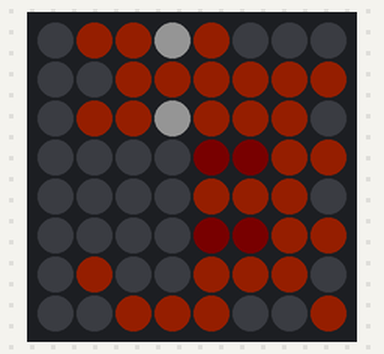
The sketch below on a simulated Arduino Uno, built with avr-gcc and run on an emulated ATmega328P. Parts: 8×8 RGB LED matrix (first LED top left, wired row by row). Dim RGB values are drawn brighter than linear.

Above: at 0.42 s.
At 4.1 s:
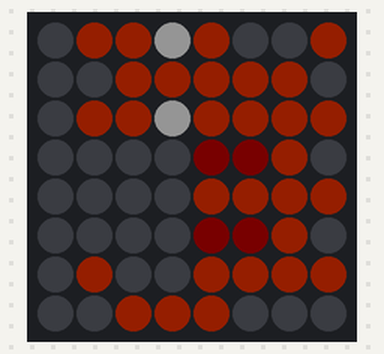
At 6.9 s:
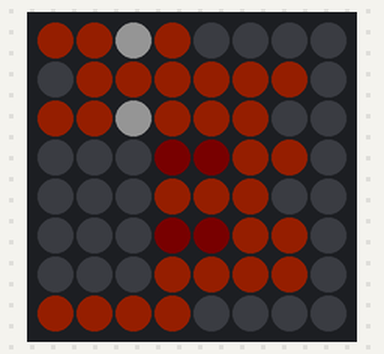
At 7.57 s:
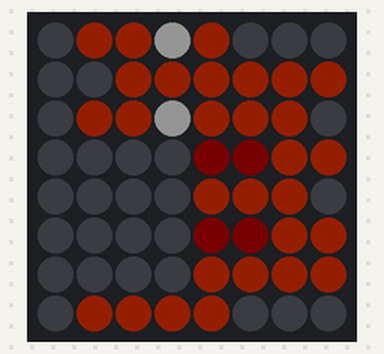
At 13.19 s:
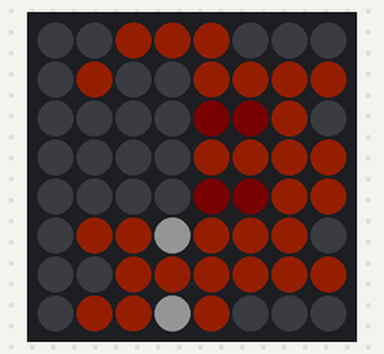
At 18.61 s:
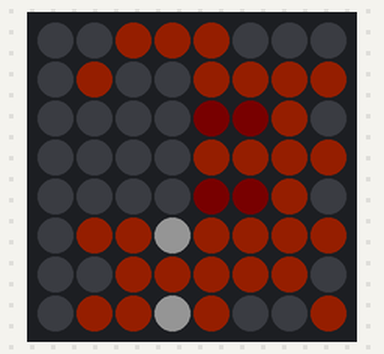

The sketch:

dummy.ino
```cpp
#include <Adafruit_NeoPixel.h>
#include <Adafruit_GFX.h>
#include <Adafruit_NeoMatrix.h>
#include "RGB.h"

#define PIN 1

Adafruit_NeoMatrix matrix = Adafruit_NeoMatrix(8, 8, PIN,
  NEO_MATRIX_TOP     + NEO_MATRIX_LEFT +
  NEO_MATRIX_ROWS + NEO_MATRIX_PROGRESSIVE,
  NEO_GRB            + NEO_KHZ800);


void setup() {
  matrix.begin();
  matrix.setBrightness(20);
  matrix.setTextColor( matrix.Color(white.r, white.g, white.b) );
  matrix.setTextWrap(false);

}

void loop() {
  back(5);
  delay(2000);
  jump();
  walk(15);
}

// Fill the dots one after the other with a color
void colorWipe(RGB color, uint8_t wait) {
  for(uint16_t row=0; row < 8; row++) {
    for(uint16_t column=0; column < 8; column++) {
      matrix.drawPixel(column, row, matrix.Color(color.r, color.g, color.b));
      matrix.show();
      delay(wait);
    }
  }
}

void drawFast(byte pic[8][8][3]) {
  for(int row = 0; row < 8; row++) {
    for(int column = 0; column < 8; column++) {
      matrix.drawPixel(column, row, matrix.Color(pic[column][row][0], pic[column][row][1], pic[column][row][2]));
      matrix.show();
    }
  }
}

void walk(int dist) {
  byte walk1[8][8][3] = {
   {{0, 0, 0}, {0, 0, 0}, {0, 0, 0}, {0, 0, 0}, {0, 0, 0}, {0, 0, 0}, {0, 0, 0}, {0, 0, 0}},
   {{0, 0, 0}, {253, 139, 10}, {0, 0, 0}, {0, 0, 0}, {0, 0, 0}, {253, 139, 10}, {0, 0, 0}, {253, 139, 10}},
   {{253, 139, 10}, {0, 0, 0}, {0, 0, 0}, {0, 0, 0}, {0, 0, 0}, {253, 139, 10}, {253, 139, 10}, {253, 139, 10}},
   {{253, 139, 10}, {0, 0, 0}, {0, 0, 0}, {0, 0, 0}, {0, 0, 0}, {255, 255, 255}, {253, 139, 10}, {255, 255, 255}},
   {{253, 139, 10}, {253, 139, 10}, {107, 57, 0}, {253, 139, 10}, {107, 57, 0}, {253, 139, 10}, {253, 139, 10}, {253, 139, 10}},
   {{0, 0, 0}, {253, 139, 10}, {107, 57, 0}, {253, 139, 10}, {107, 57, 0}, {253, 139, 10}, {253, 139, 10}, {0, 0, 0}},
   {{0, 0, 0}, {253, 139, 10}, {253, 139, 10}, {253, 139, 10}, {253, 139, 10}, {253, 139, 10}, {253, 139, 10}, {0, 0, 0}},
   {{253, 139, 10}, {0, 0, 0}, {253, 139, 10}, {0, 0, 0}, {253, 139, 10}, {0, 0, 0}, {253, 139, 10}, {0, 0, 0}}
  };
  byte walk2[8][8][3] = {
   {{0, 0, 0}, {0, 0, 0}, {0, 0, 0}, {0, 0, 0}, {0, 0, 0}, {0, 0, 0}, {0, 0, 0}, {0, 0, 0}},
   {{0, 0, 0}, {253, 139, 10}, {0, 0, 0}, {0, 0, 0}, {0, 0, 0}, {253, 139, 10}, {0, 0, 0}, {253, 139, 10}},
   {{253, 139, 10}, {0, 0, 0}, {0, 0, 0}, {0, 0, 0}, {0, 0, 0}, {253, 139, 10}, {253, 139, 10}, {253, 139, 10}},
   {{253, 139, 10}, {0, 0, 0}, {0, 0, 0}, {0, 0, 0}, {0, 0, 0}, {255, 255, 255}, {253, 139, 10}, {255, 255, 255}},
   {{253, 139, 10}, {253, 139, 10}, {107, 57, 0}, {253, 139, 10}, {107, 57, 0}, {253, 139, 10}, {253, 139, 10}, {253, 139, 10}},
   {{0, 0, 0}, {253, 139, 10}, {107, 57, 0}, {253, 139, 10}, {107, 57, 0}, {253, 139, 10}, {253, 139, 10}, {0, 0, 0}},
   {{0, 0, 0}, {253, 139, 10}, {253, 139, 10}, {253, 139, 10}, {253, 139, 10}, {253, 139, 10}, {253, 139, 10}, {0, 0, 0}},
   {{14, 10, 6}, {253, 139, 10}, {14, 10, 6}, {253, 139, 10}, {14, 10, 6}, {253, 139, 10}, {14, 10, 6}, {253, 139, 10}}
  };
  for (int it = 0; it < dist; it++) {
    drawFast(walk1);
    delay(50);
    drawFast(walk2);
    delay(50);
  }
}

void jump() {
  byte jump1[8][8][3] = {
   {{14, 10, 6}, {14, 10, 6}, {14, 10, 6}, {14, 10, 6}, {14, 10, 6}, {14, 10, 6}, {14, 10, 6}, {14, 10, 6}},
   {{253, 139, 10}, {0, 0, 0}, {253, 139, 10}, {0, 0, 0}, {0, 0, 0}, {0, 0, 0}, {14, 10, 6}, {253, 139, 10}},
   {{253, 139, 10}, {253, 139, 10}, {253, 139, 10}, {0, 0, 0}, {0, 0, 0}, {0, 0, 0}, {0, 0, 0}, {253, 139, 10}},
   {{255, 255, 255}, {253, 139, 10}, {255, 255, 255}, {0, 0, 0}, {0, 0, 0}, {0, 0, 0}, {0, 0, 0}, {253, 139, 10}},
   {{253, 139, 10}, {253, 139, 10}, {253, 139, 10}, {107, 57, 0}, {253, 139, 10}, {107, 57, 0}, {253, 139, 10}, {253, 139, 10}},
   {{0, 0, 0}, {253, 139, 10}, {253, 139, 10}, {107, 57, 0}, {253, 139, 10}, {107, 57, 0}, {253, 139, 10}, {0, 0, 0}},
   {{0, 0, 0}, {253, 139, 10}, {253, 139, 10}, {253, 139, 10}, {253, 139, 10}, {253, 139, 10}, {253, 139, 10}, {0, 0, 0}},
   {{14, 10, 6}, {253, 139, 10}, {14, 10, 6}, {253, 139, 10}, {14, 10, 6}, {253, 139, 10}, {253, 139, 10}, {14, 10, 6}}
  };
  byte jump2[8][8][3] = {
   {{253, 139, 10}, {0, 0, 0}, {253, 139, 10}, {0, 0, 0}, {0, 0, 0}, {0, 0, 0}, {14, 10, 6}, {253, 139, 10}},
   {{253, 139, 10}, {253, 139, 10}, {253, 139, 10}, {0, 0, 0}, {0, 0, 0}, {0, 0, 0}, {0, 0, 0}, {253, 139, 10}},
   {{255, 255, 255}, {253, 139, 10}, {255, 255, 255}, {0, 0, 0}, {0, 0, 0}, {0, 0, 0}, {0, 0, 0}, {253, 139, 10}},
   {{253, 139, 10}, {253, 139, 10}, {253, 139, 10}, {107, 57, 0}, {253, 139, 10}, {107, 57, 0}, {253, 139, 10}, {253, 139, 10}},
   {{0, 0, 0}, {253, 139, 10}, {253, 139, 10}, {107, 57, 0}, {253, 139, 10}, {107, 57, 0}, {253, 139, 10}, {0, 0, 0}},
   {{0, 0, 0}, {253, 139, 10}, {253, 139, 10}, {253, 139, 10}, {253, 139, 10}, {253, 139, 10}, {253, 139, 10}, {0, 0, 0}},
   {{14, 10, 6}, {253, 139, 10}, {14, 10, 6}, {253, 139, 10}, {14, 10, 6}, {253, 139, 10}, {253, 139, 10}, {14, 10, 6}},
   {{14, 10, 6}, {14, 10, 6}, {14, 10, 6}, {14, 10, 6}, {14, 10, 6}, {14, 10, 6}, {14, 10, 6}, {14, 10, 6}}
  };
   drawFast(jump1);
   delay(50);
   drawFast(jump2);
   delay(200);
   drawFast(jump1);
   delay(50);
}

void back(int dist) {
  byte back1[8][8][3] = {
   {{0, 0, 0}, {0, 0, 0}, {0, 0, 0}, {0, 0, 0}, {0, 0, 0}, {0, 0, 0}, {0, 0, 0}, {0, 0, 0}},
   {{253, 139, 10}, {0, 0, 0}, {253, 139, 10}, {0, 0, 0}, {0, 0, 0}, {0, 0, 0}, {253, 139, 10}, {0, 0, 0}},
   {{253, 139, 10}, {253, 139, 10}, {253, 139, 10}, {0, 0, 0}, {0, 0, 0}, {0, 0, 0}, {0, 0, 0}, {253, 139, 10}},
   {{255, 255, 255}, {253, 139, 10}, {255, 255, 255}, {0, 0, 0}, {0, 0, 0}, {0, 0, 0}, {0, 0, 0}, {253, 139, 10}},
   {{253, 139, 10}, {253, 139, 10}, {253, 139, 10}, {107, 57, 0}, {253, 139, 10}, {107, 57, 0}, {253, 139, 10}, {253, 139, 10}},
   {{0, 0, 0}, {253, 139, 10}, {253, 139, 10}, {107, 57, 0}, {253, 139, 10}, {107, 57, 0}, {253, 139, 10}, {0, 0, 0}},
   {{0, 0, 0}, {253, 139, 10}, {253, 139, 10}, {253, 139, 10}, {253, 139, 10}, {253, 139, 10}, {253, 139, 10}, {0, 0, 0}},
   {{14, 10, 6}, {253, 139, 10}, {14, 10, 6}, {253, 139, 10}, {14, 10, 6}, {253, 139, 10}, {14, 10, 6}, {253, 139, 10}}
  };
  byte back2[8][8][3] = {
   {{0, 0, 0}, {0, 0, 0}, {0, 0, 0}, {0, 0, 0}, {0, 0, 0}, {0, 0, 0}, {0, 0, 0}, {0, 0, 0}},
   {{253, 139, 10}, {0, 0, 0}, {253, 139, 10}, {0, 0, 0}, {0, 0, 0}, {0, 0, 0}, {253, 139, 10}, {0, 0, 0}},
   {{253, 139, 10}, {253, 139, 10}, {253, 139, 10}, {0, 0, 0}, {0, 0, 0}, {0, 0, 0}, {0, 0, 0}, {253, 139, 10}},
   {{255, 255, 255}, {253, 139, 10}, {255, 255, 255}, {0, 0, 0}, {0, 0, 0}, {0, 0, 0}, {0, 0, 0}, {253, 139, 10}},
   {{253, 139, 10}, {253, 139, 10}, {253, 139, 10}, {107, 57, 0}, {253, 139, 10}, {107, 57, 0}, {253, 139, 10}, {253, 139, 10}},
   {{0, 0, 0}, {253, 139, 10}, {253, 139, 10}, {107, 57, 0}, {253, 139, 10}, {107, 57, 0}, {253, 139, 10}, {0, 0, 0}},
   {{0, 0, 0}, {253, 139, 10}, {253, 139, 10}, {253, 139, 10}, {253, 139, 10}, {253, 139, 10}, {253, 139, 10}, {0, 0, 0}},
   {{253, 139, 10}, {14, 10, 6}, {253, 139, 10}, {14, 10, 6}, {253, 139, 10}, {14, 10, 6}, {253, 139, 10}, {14, 10, 6}}
  };
  for (int it = 0; it < dist; it++) {
    drawFast(back1);
    delay(100);
    drawFast(back2);
    delay(100);
  }
}
```

RGB.h
```cpp
struct RGB {
  byte r;
  byte g;
  byte b;
};

// Define some colors we'll use frequently
RGB white = { 255, 255, 255 };
RGB red = { 255, 0, 0 };
RGB purple = { 241, 57, 106 };
RGB off = { 0, 0, 0 };
RGB teal = { 60, 89, 78 };
RGB yellow = { 34, 50, 69 };
RGB orange = { 156, 55, 39 };
```

Measured:
- by itself, everything shown: repeats every 18.5 s, in 145 steps
- what the display in image 1 shows lasts 2.2 s, from 4.1 s to 6.3 s
- what the display in image 2 shows lasts 0.5 s, from 6.9 s to 7.4 s
